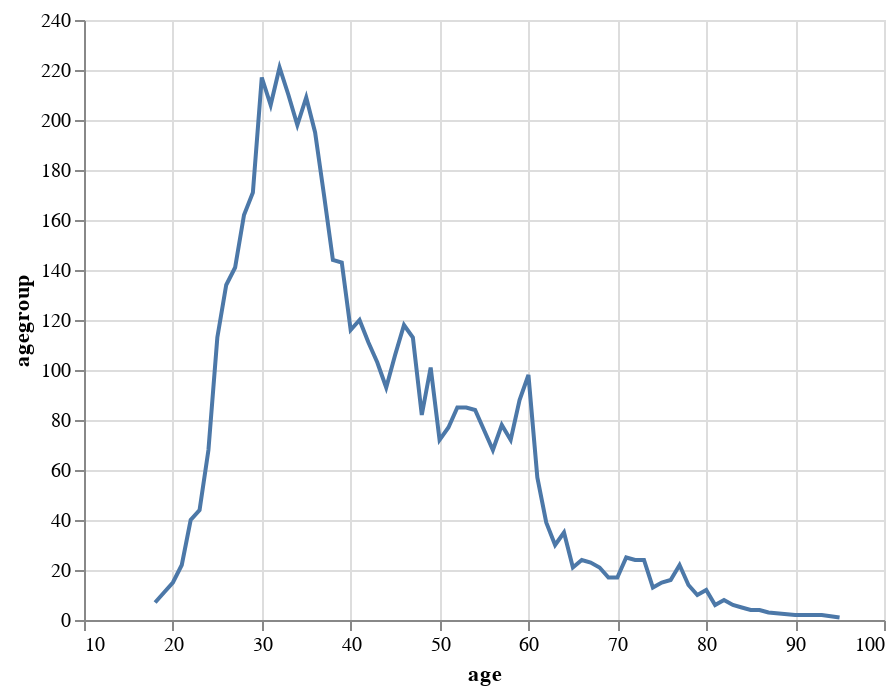

The code cell stored with this chart in its notebook:
### Code cell
alt.Chart(dffilter).mark_line().encode(x='age',y='agegroup')

### Figure 1 — Vega-Lite specification as saved in the notebook (floating-point values rounded to 4 significant figures)
{"config": {"view": {"continuousWidth": 400, "continuousHeight": 300}}, "data": {"name": "data-43dc1cc274aad988620393d3e4e093a0"}, "mark": "line", "encoding": {"x": {"type": "quantitative", "field": "age"}, "y": {"type": "quantitative", "field": "agegroup"}}, "$schema": "https://vega.github.io/schema/vega-lite/v4.8.1.json", "datasets": {"data-43dc1cc274aad988620393d3e4e093a0": [{"age": 18, "agegroup": 7}, {"age": 19, "agegroup": 11}, {"age": 20, "agegroup": 15}, {"age": 21, "agegroup": 22}, {"age": 22, "agegroup": 40}, {"age": 23, "agegroup": 44}, {"age": 24, "agegroup": 68}, {"age": 25, "agegroup": 113}, {"age": 26, "agegroup": 134}, {"age": 27, "agegroup": 141}, {"age": 28, "agegroup": 162}, {"age": 29, "agegroup": 171}, {"age": 30, "agegroup": 217}, {"age": 31, "agegroup": 206}, {"age": 32, "agegroup": 221}, {"age": 33, "agegroup": 210}, {"age": 34, "agegroup": 198}, {"age": 35, "agegroup": 209}, {"age": 36, "agegroup": 195}, {"age": 37, "agegroup": 170}, {"age": 38, "agegroup": 144}, {"age": 39, "agegroup": 143}, {"age": 40, "agegroup": 116}, {"age": 41, "agegroup": 120}, {"age": 42, "agegroup": 111}, {"age": 43, "agegroup": 103}, {"age": 44, "agegroup": 93}, {"age": 45, "agegroup": 106}, {"age": 46, "agegroup": 118}, {"age": 47, "agegroup": 113}, {"age": 48, "agegroup": 82}, {"age": 49, "agegroup": 101}, {"age": 50, "agegroup": 72}, {"age": 51, "agegroup": 77}, {"age": 52, "agegroup": 85}, {"age": 53, "agegroup": 85}, {"age": 54, "agegroup": 84}, {"age": 55, "agegroup": 76}, {"age": 56, "agegroup": 68}, {"age": 57, "agegroup": 78}, {"age": 58, "agegroup": 72}, {"age": 59, "agegroup": 88}, {"age": 60, "agegroup": 98}, {"age": 61, "agegroup": 57}, {"age": 62, "agegroup": 39}, {"age": 63, "agegroup": 30}, {"age": 64, "agegroup": 35}, {"age": 65, "agegroup": 21}, {"age": 66, "agegroup": 24}, {"age": 67, "agegroup": 23}, {"age": 68, "agegroup": 21}, {"age": 69, "agegroup": 17}, {"age": 70, "agegroup": 17}, {"age": 71, "agegroup": 25}, {"age": 72, "agegroup": 24}, {"age": 73, "agegroup": 24}, {"age": 74, "agegroup": 13}, {"age": 75, "agegroup": 15}, {"age": 76, "agegroup": 16}, {"age": 77, "agegroup": 22}, {"age": 78, "agegroup": 14}, {"age": 79, "agegroup": 10}, {"age": 80, "agegroup": 12}, {"age": 81, "agegroup": 6}, {"age": 82, "agegroup": 8}, {"age": 83, "agegroup": 6}, {"age": 84, "agegroup": 5}, {"age": 85, "agegroup": 4}, {"age": 86, "agegroup": 4}, {"age": 87, "agegroup": 3}, {"age": 90, "agegroup": 2}, {"age": 92, "agegroup": 2}, {"age": 93, "agegroup": 2}, {"age": 95, "agegroup": 1}]}}
